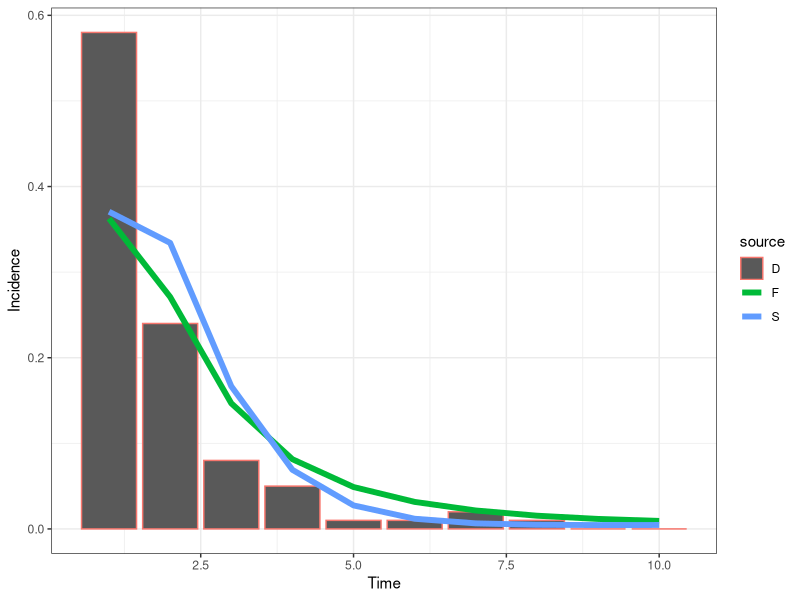

Recreate this plot in R.
# CF McQuaid & RMGJ Houben
# Start 21/04/2017 ---> current version after revision with Hanif 18/05/2017
# Cohort model of TB including regression and a slow stream
########################################
#                                      #
#                        M             # M - Death (due to disease)
#                       ^ ^            #
#                      /   \           #
#      -> Q <-> S <-> C <-> Y          # Q - Failed granuloma, S - Subclinical, C - Minimal (C+S-), Y - Disseminated (C+S+, symptomatic)
#     /    \    ^                      #
#    E       \  |                      # E - Exposed
#     \        \v                      #
#      -> K <-> Z                      # K - Controlled granuloma, Z- Leaky granuloma,
#         |                            #
#         v                            #
#         R                            # R - Sterilized granuloma (self-cure)
#                                      #
########################################
##set wd depending on who is coding/playing
setwd("C:/Users/cfmcquaid/Simulations")
#setwd("/Users/ReinHouben/Filr/ifolder/Applications (funding and jobs)/2016 - ERC starting grant/Rmodel_nathis/NatHistCoh")

### URL for how to upload changes: http://r-bio.github.io/intro-git-rstudio/
### to pull in Finn's version - type in shell: git pull upstream master
### to push my version - create pull request to Finn:  
#       commit (remember to tick box), then push
#       goto Github, pull requests, create pull request, if merge can be done on auto, just complete
#       Alternatively Finn complete pull request (he does not get email notification)
# Finn to just click push. Job done

#Next steps
# 1. get the prop inc disease after 5 years to 5%
###   How: play with Eq values, OR increase progression parameters
# 2. achieve 1 + start higher and sharper decrease in early years
###   How: change initial states to more realistic point, based on what prev of disease would be at screening
###   Also increase progression rates, while decreasing proportion that goes into the fast pathway
# OTHER NEXT STEPS - 8th May 2017
##  ?can we calculate in model how often (on average) people would come in and out of states over course of say 2 years?
##  ?Can we calculate average time in compartment in each step visit? Should be simple competing risk model right?

library("reshape2"); library("deSolve"); library("ggplot2"); library("plyr");
# Parameter sets: Average (), Wax (regression), Slow (slow), Full (regression, slow)
# Ax - rate from compartment A to compartment X, Omega - background mortality


# No regression: 1/Cy + 1/Ym = 3 years, Ym = 0.5 (0.3 death 0.2 self-cure), therefore Cy = 1. NOTE: 70% die, 30% self-cure
# Regression: 1/(Yc + Ym) = 0.5 years, Ym = 0.5 (as above), therefore Yc = 1.5.
# Regression: 1/(Cy + Cs) = 0.5 years. Assume ratio 2:1 for Cy:Cs, therefore Cs = 2/3
paramS <- c(Eq=0.10, Qs=2.00, Qz=0.00, Kz=0.01, Kr=0.10, Sc=2.00, Sq=0.00, Sz=0.00, Zk=0.00, Zs=0.00, Zq=0.01, Cy=1.00, Cs=0.00, Cm=0.05, Ym=0.50, Yc=0.00)
paramF <- c(Eq=0.10, Qs=2.00, Qz=0.00, Kz=0.01, Kr=0.10, Sc=3.00, Sq=0.25, Sz=0.00, Zk=0.01, Zs=0.00, Zq=0.01, Cy=1.32, Cs=0.5, Cm=0.05, Ym=0.50, Yc=0.150)
# Initial states of compartments
state <- c(E=100000, Q=0, K=0, S=0, Z=0, C=0, Y=0, R=0, M=0)
# Timespan for simulation
times <- seq(0, 10, by = 1)
# Timespan for burn
timeb <- 1
# Timespan for tornado
timet <- 5
# ODE function
regr <- function(t, state, parameters){
  with(as.list(c(state, parameters)), {
   # rates of change
   dE <- - 10*E
   dQ <- + 10*Eq*E + Sq*S + Zq*Z - (Qs + Qz)*Q
   dK <- + 10*(1 - Eq)*E + Zk*Z - (Kz + Kr)*K
   dS <- + Qs*Q + Cs*C + Zs*Z - (Sc + Sq + Sz)*S
   dZ <- + Kz*K + Sz*S + Qz*Q - (Zk + Zs + Zq)*Z
   dC <- + Sc*S + Yc*Y - (Cs + Cy + Cm)*C
   dY <- + Cy*C -(Yc + Ym)*Y
   dR <- + Kr*K
   dM <- + Ym*Y + Cm*C
   # return the rate of change
   list(c(dE, dQ, dK, dS, dZ, dC, dY, dR, dM))
  })
}
# Burn off the first X years to establish the proportion of individuals in each compartment, removing diseased
burn <- function(tb, state, fxn, parameters){
  out <- ode(y = state, times = seq(0, tb, by = 1), func = fxn, parms = parameters)
  stateb <- c(out[tb, 2], out[tb, 3], out[tb, 4], out[tb, 5], out[tb, 6], out[tb, 7], Y=0, out[tb, 9], M=0)
  return(stateb)
}
# Calculation function
calc <- function(ts, tb, state, fxn, parameters, source){
  stateb <- burn(tb = tb, state = state, fxn = regr, parameters = parameters)
  out <- ode(y = stateb, times = ts, func = fxn, parms = parameters)
  out <- as.data.frame(out)
  # Removing the first timestep, time zero
  out <- out[-1,]
  # Calculating the "interval from conversion" (see Styblo 1991 & TSRU progress report 1967)
  out$int <- parameters["Cy"]*out$C/sum(parameters["Cy"]*out$C)
  out$prev <- out$Y+out$C
  # Formatting the data for plotting - putting into a melted data.fame, with additional columns for the source matrix
  out <- melt(out, id.vars = c("time"))
  out$source <- source
  return(out)
}
outS <- calc(ts = times, tb = timeb, state = state, fxn = regr, parameters = paramS, source = "S")
outF <- calc(ts = times, tb = timeb, state = state, fxn = regr, parameters = paramF, source = "F")
# Including the data for barplot
time <- c(1, 2, 3, 4, 5, 6, 7, 8, 9, 10); variable <- c("D", "D", "D", "D", "D", "D", "D", "D", "D", "D"); value <- c(0.58, 0.24, 0.08, 0.05, 0.01, 0.01, 0.02, 0.01, 0, 0); source <- c("D", "D", "D", "D", "D", "D", "D", "D", "D", "D")
outD <- data.frame(time, variable, value, source)
out <- rbind(outS, outF, outD)
# Plot output
theme_set(theme_bw())
##all scenarios
# ggplot(out[out$variable %in% c("int"), ], aes(time, value)) + geom_point(size=2) + labs(x = "Time", y = "Incidence") + facet_grid(source ~ . , scales = "fixed")
ggplot(out[out$variable %in% c("int"), ], aes(x = time, y = value, colour = source)) + geom_bar(data=out[out$variable %in% c("D"), ], stat="identity") + geom_line(size=2) + labs(x = "Time", y = "Incidence") 
# Fitting parameters and state: proportion of individuals diseased after "Otime" years, using parameter set "Osource"
Osource <- "F"; Otime <- 5
Iv <- out[which(out$source == Osource & out$variable == "int" & out$time == Otime), ]

# # # Tornado plot
# range <- 0.01 ##sets range for the change in the parameters
# torn <- function(ts, tb, tt, state, fxn, parameters, source){
#   # Store data
#   data <- rbind(parameters, parameters)
#   rownames(data) <- c('+1%', '-1%')
#   # Compare to default data set
#   out <- calc(ts = ts, tb = tb, state = state, fxn = regr, parameters = parameters, source = source)
#   def <- out[which(out$time ==tt & out$variable == "int"),"value"]
#   for (i in 1:16){
#     # Increasing and decreasing each parameter in turn
#     parametersM = parameters; parametersL = parameters
#     parametersM[i] = parametersM[i] + range*parametersM[i]; parametersL[i] = parametersL[i] - range*parametersL[i]
#     outM <- calc(ts = ts, tb = tb, state = state, fxn = regr, parameters = parametersM, source = source); outL <- calc(ts = ts, tb = tb, state = state, fxn = regr, parameters = parametersL, source = source)
#     outM <- (outM[which(outM$time ==tt & outM$variable == "int"),"value"] - def) / def; outL <- (outL[which(outL$time ==tt & outL$variable == "int"),"value"] - def) / def
#     data[1, i] <- outM; data[2, i] <- outL
#   }
#   return(data)
# }
# data <- torn(ts = times, tb = timeb, tt = timet, state = state, fxn = regr, parameters = paramF, source ="F")
# # For plotting '%' on x-axis
# x <- seq(-0.01,0.01, length=10)
# ORD = order(abs(data[2,] - data[1,]))
# ##order black = increase in parameter, white is decrease in parameter value
# barplot(data[1,ORD], horiz = T, las=1, xlim = c(-0.01,0.01), xaxt='n', ylab = '', beside=T, col=c('black'))
# barplot(data[2,ORD], horiz = T, las=1, xlim = c(-0.01,0.01), xaxt='n', ylab = '', beside=T, col=c('white'), add = TRUE)
# axis(1, at=pretty(x), lab=paste0(pretty(x) * 100," %"), las=TRUE)
